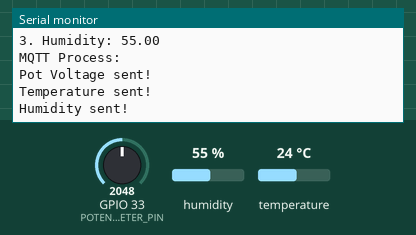
Recording of a program running on a simulated ESP32. On the bench: the last lines printed to the serial monitor. The test bench sets the inputs (shaded band); at power-on: humidity 55 %, GPIO 33 (POTENTIOMETER_PIN) = 2048, temperature 24 °C. WiFi joins after 1.5 s; servers stay silent unless stated; no MQTT or app messages arrive unless stated.

Above: at 2.7 s.
2.8 s: humidity set to 22 %
At 2.97 s:
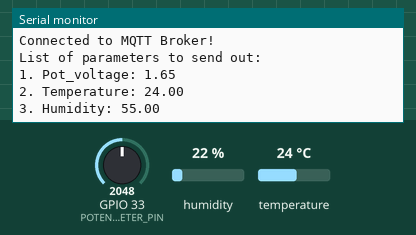
4.5 s: GPIO 33 (POTENTIOMETER_PIN) set to 2866
At 5.4 s:
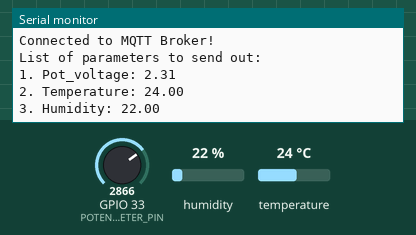
6.2 s: temperature set to 12 °C
At 6.62 s:
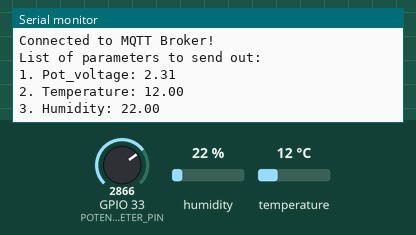
7.9 s: GPIO 33 (POTENTIOMETER_PIN) set to 3603
At 9.06 s:
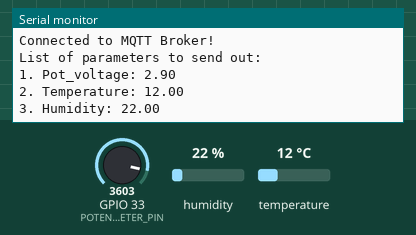
9.6 s: humidity set to 40 %
At 11.5 s:
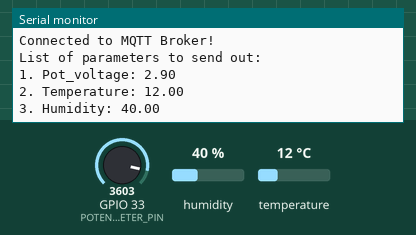
Timing chart, 0 to 12.3 s (numbered marks = the images above; inputs shaded):
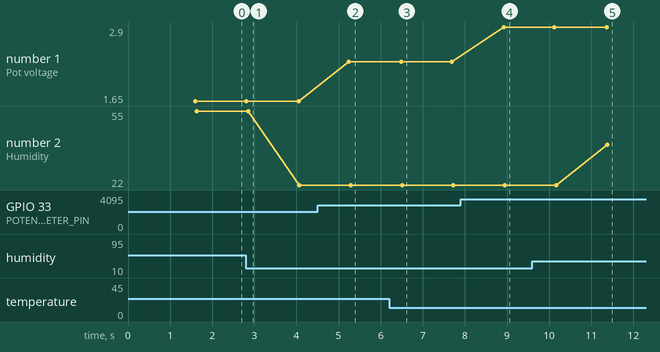

Measured:
- after the input at 4.5 s, the serial monitor: prints a new line after 0.75 s (image 2)
- after the input at 6.2 s, the serial monitor: prints a new line after 0.29 s (image 3)
- after the input at 7.9 s, the serial monitor: prints a new line after 1.0 s (image 4)
- after the input at 9.6 s, the serial monitor: prints a new line after 1.8 s (image 5)
- plotted number 1: 1.65 → 2.31 after the input at 4.5 s, 2.31 → 2.9 after the input at 7.9 s
- plotted number 2: 55 → 22 after the input at 2.8 s, 22 → 40 after the input at 9.6 s

The program:

main.cpp
```cpp
#include <Arduino.h>
#include <Wire.h>
#include "WiFi.h" // Enables the ESP32 to connect to the local network (via WiFi)

//Special Inlude
//#include <PubSubClient.h> // Connect and publish to the MQTT broker
#include "PubSubClient.h" // Connect and publish to the MQTT broker

//#include <Adafruit_Sensor.h>
#include <DHT.h>
#include <DHT_U.h>
//Customized Include
#include <MQTT_info.h>
#include <WIFI_info.h>


#define POTENTIOMETER_PIN 33  //Using ADC1 (GPIO32 - GPIO39), ADC2 is conflict with Wifi
#define DHT_PIN 14  //DHT11

float pot_voltage;
int pot_ADC;

//DHT sensor
#define DHTTYPE DHT11
DHT dht(DHT_PIN, DHTTYPE);

// Wifi credentials
const char *WIFI_SSID = WIFI_SSID_INFO;
const char *WIFI_PASSWORD = WIFI_PASSWORD_INFO;

// Initialise the WiFi and MQTT Client objects
WiFiClient wifiClient;
// 1883 is the listener port for the Broker
PubSubClient client(mqtt_server, 1883, wifiClient);

  void connectToWiFi()
  {
    WiFi.mode(WIFI_STA);
    WiFi.begin(WIFI_SSID, WIFI_PASSWORD);

    // Only try 15 times to connect to the WiFi
    int retries = 0;
    while (WiFi.status() != WL_CONNECTED && retries < 15){
      delay(500);
      Serial.print(".");
      retries++;
    }

    // If we still couldn't connect to the WiFi, go to deep sleep for a minute and try again.
    if(WiFi.status() != WL_CONNECTED){
      esp_sleep_enable_timer_wakeup(1 * 60L * 1000000L);
      esp_deep_sleep_start();
    }

  // Debugging - Output the IP Address of the ESP8266
  Serial.println("WiFi connected");
  Serial.print("IP address: ");
  Serial.println(WiFi.localIP());
  }

void connectToMQTT(){
  // Connect to MQTT Broker
  // client.connect returns a boolean value to let us know if the connection was successful.
  // If the connection is failing, make sure you are using the correct MQTT Username and Password (Setup Earlier in the Instructable)
  if (client.connect(clientID, mqtt_username, mqtt_password)) {
    Serial.println("Connected to MQTT Broker!");
  }
  else {
    Serial.println("Connection to MQTT Broker failed...");
  }

}


void setup() {
  // put your setup code here, to run once:
  Serial.println("Harry-IoT Application Set-up start..");
  Serial.begin(9600);
  connectToWiFi();
  dht.begin();
}

void loop() {
  // put your main code here, to run repeatedly:
  Serial.println("Harry-IoT Application Loop start......");
  connectToMQTT();

  pot_ADC = analogRead(POTENTIOMETER_PIN);
  pot_voltage = (pot_ADC * 3.3 ) / (4095);

  float humidity = dht.readHumidity();
  float temperature = dht.readTemperature();

  Serial.println("List of parameters to send out:");
  Serial.print("1. Pot_voltage: ");  Serial.println(pot_voltage);
  Serial.print("2. Temperature: ");  Serial.println(temperature);
  Serial.print("3. Humidity: ");  Serial.println(humidity);

  //********************************************************************
//********************************************************************
// MQTT can only transmit strings
//String hs="Hum: "+String((float)humidity_reading)+" % ";
//String ts="Temp: "+String((float)temperature_reading)+" C ";
delay(100);
Serial.println("MQTT Process:");

// PUBLISH to the MQTT Broker (topic = pot_voltage, defined at the beginning)
  if (client.publish(pot_voltage_topic, String(pot_voltage).c_str())) {
    Serial.println("Pot Voltage sent!");
  }
  // Again, client.publish will return a boolean value depending on whether it succeded or not.
  // If the message failed to send, we will try again, as the connection may have broken.
  else {
    Serial.println("Pot Voltage failed to send. Reconnecting to MQTT Broker and trying again");
    client.connect(clientID, mqtt_username, mqtt_password);
    delay(10); // This delay ensures that client.publish doesn't clash with the client.connect call
    client.publish(pot_voltage_topic, String(pot_voltage).c_str());
  }

// PUBLISH to the MQTT Broker (topic = temperature, defined at the beginning)
  if (client.publish(temperature_topic, String(temperature).c_str())) {
    Serial.println("Temperature sent!");
  }
  // Again, client.publish will return a boolean value depending on whether it succeded or not.
  // If the message failed to send, we will try again, as the connection may have broken.
  else {
    Serial.println("Temperature failed to send. Reconnecting to MQTT Broker and trying again");
    client.connect(clientID, mqtt_username, mqtt_password);
    delay(10); // This delay ensures that client.publish doesn't clash with the client.connect call
    client.publish(temperature_topic, String(temperature).c_str());
  }

  // PUBLISH to the MQTT Broker (topic = Humidity, defined at the beginning)
  if (client.publish(humidity_topic, String(humidity).c_str())) {
    Serial.println("Humidity sent!");
  }
  // Again, client.publish will return a boolean value depending on whether it succeded or not.
  // If the message failed to send, we will try again, as the connection may have broken.
  else {
    Serial.println("Humidity failed to send. Reconnecting to MQTT Broker and trying again");
    client.connect(clientID, mqtt_username, mqtt_password);
    delay(10); // This delay ensures that client.publish doesn't clash with the client.connect call
    client.publish(humidity_topic, String(humidity).c_str());
  }


  client.disconnect();  // disconnect from the MQTT broker
  delay(1*1000); //Delay every 1 second
  Serial.println("");
}
```

MQTT_info.h
```cpp
// MQTT
const char* mqtt_server = "10.0.0.175";  // IP of the MQTT broker
const char* pot_voltage_topic = "harryspace/zone02/pot_voltage";
const char* temperature_topic = "harryspace/zone02/temperature";
const char* humidity_topic = "harryspace/zone02/humidity";
const char* mqtt_username = "ENTER MQTT USERNAME HERE"; // MQTT username
const char* mqtt_password = "ENTER MQTT PASSWORKD HERE"; // MQTT password
const char* clientID = "client_harryspace"; // MQTT client ID
```

WIFI_info.h
```cpp
// Wifi credentials
const char *WIFI_SSID_INFO = "ENTER YOUR WIFI NETWORK NAME HERE";
const char *WIFI_PASSWORD_INFO = "ENTER YOUR WIFI NETWORK PASSWORD HERE";
```
